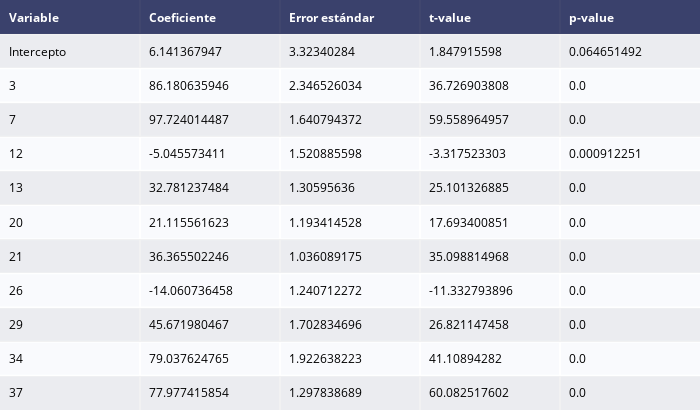

The notebook cell saved with this chart:
### Markdown cell above
# Parte 3: Regresión lineal múltiple con todas las variables

### Code cell
datos = datos[['Variable 3','Variable 7','Variable 12','Variable 13','Variable 20','Variable 21','Variable 26',
               'Variable 29','Variable 34','Variable 37', 'Out 1']]
X = datos.drop(columns=["Out 1"])
y = datos['Out 1']
X = X.values
X_sm = sm.add_constant(X)
model = sm.OLS(y, X_sm).fit()


# Tabla con coeficientes y estadísticos
summary_df = pd.DataFrame({
    'Variable': ['Intercepto', '3', '7', '12', '13', '20', '21','26','29','34','37'],
    'Coeficiente': model.params,
    'Error estándar': model.bse,
    't-value': model.tvalues,
    'p-value': model.pvalues
})
print(summary_df)

# Mostrar en formato tabla interactiva
import plotly.figure_factory as ff
fig_table = ff.create_table(summary_df.round(9))
fig_table.update_layout(width=700)
fig_table.show()

### Figure 1 — Plotly figure (JSON) as saved in the notebook; plotly's stock layout.template omitted (floating-point values rounded to 4 significant figures)
{"data": [{"colorscale": [[0, "#00083e"], [0.5, "#ededee"], [1, "#ffffff"]], "hoverinfo": "none", "opacity": 0.75, "showscale": false, "type": "heatmap", "z": [[0, 0, 0, 0, 0], [0.5, 0.5, 0.5, 0.5, 0.5], [1, 1, 1, 1, 1], [0.5, 0.5, 0.5, 0.5, 0.5], [1, 1, 1, 1, 1], [0.5, 0.5, 0.5, 0.5, 0.5], [1, 1, 1, 1, 1], [0.5, 0.5, 0.5, 0.5, 0.5], [1, 1, 1, 1, 1], [0.5, 0.5, 0.5, 0.5, 0.5], [1, 1, 1, 1, 1], [0.5, 0.5, 0.5, 0.5, 0.5]]}], "layout": {"annotations": [{"align": "left", "font": {"color": "#ffffff"}, "showarrow": false, "text": "<b>Variable</b>", "x": -0.45, "xanchor": "left", "xref": "x", "y": 0, "yref": "y"}, {"align": "left", "font": {"color": "#ffffff"}, "showarrow": false, "text": "<b>Coeficiente</b>", "x": 0.55, "xanchor": "left", "xref": "x", "y": 0, "yref": "y"}, {"align": "left", "font": {"color": "#ffffff"}, "showarrow": false, "text": "<b>Error estándar</b>", "x": 1.55, "xanchor": "left", "xref": "x", "y": 0, "yref": "y"}, {"align": "left", "font": {"color": "#ffffff"}, "showarrow": false, "text": "<b>t-value</b>", "x": 2.55, "xanchor": "left", "xref": "x", "y": 0, "yref": "y"}, {"align": "left", "font": {"color": "#ffffff"}, "showarrow": false, "text": "<b>p-value</b>", "x": 3.55, "xanchor": "left", "xref": "x", "y": 0, "yref": "y"}, {"align": "left", "font": {"color": "#000000"}, "showarrow": false, "text": "Intercepto", "x": -0.45, "xanchor": "left", "xref": "x", "y": 1, "yref": "y"}, {"align": "left", "font": {"color": "#000000"}, "showarrow": false, "text": "6.141367947", "x": 0.55, "xanchor": "left", "xref": "x", "y": 1, "yref": "y"}, {"align": "left", "font": {"color": "#000000"}, "showarrow": false, "text": "3.32340284", "x": 1.55, "xanchor": "left", "xref": "x", "y": 1, "yref": "y"}, {"align": "left", "font": {"color": "#000000"}, "showarrow": false, "text": "1.847915598", "x": 2.55, "xanchor": "left", "xref": "x", "y": 1, "yref": "y"}, {"align": "left", "font": {"color": "#000000"}, "showarrow": false, "text": "0.064651492", "x": 3.55, "xanchor": "left", "xref": "x", "y": 1, "yref": "y"}, {"align": "left", "font": {"color": "#000000"}, "showarrow": false, "text": "3", "x": -0.45, "xanchor": "left", "xref": "x", "y": 2, "yref": "y"}, {"align": "left", "font": {"color": "#000000"}, "showarrow": false, "text": "86.180635946", "x": 0.55, "xanchor": "left", "xref": "x", "y": 2, "yref": "y"}, {"align": "left", "font": {"color": "#000000"}, "showarrow": false, "text": "2.346526034", "x": 1.55, "xanchor": "left", "xref": "x", "y": 2, "yref": "y"}, {"align": "left", "font": {"color": "#000000"}, "showarrow": false, "text": "36.726903808", "x": 2.55, "xanchor": "left", "xref": "x", "y": 2, "yref": "y"}, {"align": "left", "font": {"color": "#000000"}, "showarrow": false, "text": "0.0", "x": 3.55, "xanchor": "left", "xref": "x", "y": 2, "yref": "y"}, {"align": "left", "font": {"color": "#000000"}, "showarrow": false, "text": "7", "x": -0.45, "xanchor": "left", "xref": "x", "y": 3, "yref": "y"}, {"align": "left", "font": {"color": "#000000"}, "showarrow": false, "text": "97.724014487", "x": 0.55, "xanchor": "left", "xref": "x", "y": 3, "yref": "y"}, {"align": "left", "font": {"color": "#000000"}, "showarrow": false, "text": "1.640794372", "x": 1.55, "xanchor": "left", "xref": "x", "y": 3, "yref": "y"}, {"align": "left", "font": {"color": "#000000"}, "showarrow": false, "text": "59.558964957", "x": 2.55, "xanchor": "left", "xref": "x", "y": 3, "yref": "y"}, {"align": "left", "font": {"color": "#000000"}, "showarrow": false, "text": "0.0", "x": 3.55, "xanchor": "left", "xref": "x", "y": 3, "yref": "y"}, {"align": "left", "font": {"color": "#000000"}, "showarrow": false, "text": "12", "x": -0.45, "xanchor": "left", "xref": "x", "y": 4, "yref": "y"}, {"align": "left", "font": {"color": "#000000"}, "showarrow": false, "text": "-5.045573411", "x": 0.55, "xanchor": "left", "xref": "x", "y": 4, "yref": "y"}, {"align": "left", "font": {"color": "#000000"}, "showarrow": false, "text": "1.520885598", "x": 1.55, "xanchor": "left", "xref": "x", "y": 4, "yref": "y"}, {"align": "left", "font": {"color": "#000000"}, "showarrow": false, "text": "-3.317523303", "x": 2.55, "xanchor": "left", "xref": "x", "y": 4, "yref": "y"}, {"align": "left", "font": {"color": "#000000"}, "showarrow": false, "text": "0.000912251", "x": 3.55, "xanchor": "left", "xref": "x", "y": 4, "yref": "y"}, {"align": "left", "font": {"color": "#000000"}, "showarrow": false, "text": "13", "x": -0.45, "xanchor": "left", "xref": "x", "y": 5, "yref": "y"}, {"align": "left", "font": {"color": "#000000"}, "showarrow": false, "text": "32.781237484", "x": 0.55, "xanchor": "left", "xref": "x", "y": 5, "yref": "y"}, {"align": "left", "font": {"color": "#000000"}, "showarrow": false, "text": "1.30595636", "x": 1.55, "xanchor": "left", "xref": "x", "y": 5, "yref": "y"}, {"align": "left", "font": {"color": "#000000"}, "showarrow": false, "text": "25.101326885", "x": 2.55, "xanchor": "left", "xref": "x", "y": 5, "yref": "y"}, {"align": "left", "font": {"color": "#000000"}, "showarrow": false, "text": "0.0", "x": 3.55, "xanchor": "left", "xref": "x", "y": 5, "yref": "y"}, {"align": "left", "font": {"color": "#000000"}, "showarrow": false, "text": "20", "x": -0.45, "xanchor": "left", "xref": "x", "y": 6, "yref": "y"}, {"align": "left", "font": {"color": "#000000"}, "showarrow": false, "text": "21.115561623", "x": 0.55, "xanchor": "left", "xref": "x", "y": 6, "yref": "y"}, {"align": "left", "font": {"color": "#000000"}, "showarrow": false, "text": "1.193414528", "x": 1.55, "xanchor": "left", "xref": "x", "y": 6, "yref": "y"}, {"align": "left", "font": {"color": "#000000"}, "showarrow": false, "text": "17.693400851", "x": 2.55, "xanchor": "left", "xref": "x", "y": 6, "yref": "y"}, {"align": "left", "font": {"color": "#000000"}, "showarrow": false, "text": "0.0", "x": 3.55, "xanchor": "left", "xref": "x", "y": 6, "yref": "y"}, {"align": "left", "font": {"color": "#000000"}, "showarrow": false, "text": "21", "x": -0.45, "xanchor": "left", "xref": "x", "y": 7, "yref": "y"}, {"align": "left", "font": {"color": "#000000"}, "showarrow": false, "text": "36.365502246", "x": 0.55, "xanchor": "left", "xref": "x", "y": 7, "yref": "y"}, {"align": "left", "font": {"color": "#000000"}, "showarrow": false, "text": "1.036089175", "x": 1.55, "xanchor": "left", "xref": "x", "y": 7, "yref": "y"}, {"align": "left", "font": {"color": "#000000"}, "showarrow": false, "text": "35.098814968", "x": 2.55, "xanchor": "left", "xref": "x", "y": 7, "yref": "y"}, {"align": "left", "font": {"color": "#000000"}, "showarrow": false, "text": "0.0", "x": 3.55, "xanchor": "left", "xref": "x", "y": 7, "yref": "y"}, {"align": "left", "font": {"color": "#000000"}, "showarrow": false, "text": "26", "x": -0.45, "xanchor": "left", "xref": "x", "y": 8, "yref": "y"}, {"align": "left", "font": {"color": "#000000"}, "showarrow": false, "text": "-14.060736458", "x": 0.55, "xanchor": "left", "xref": "x", "y": 8, "yref": "y"}, {"align": "left", "font": {"color": "#000000"}, "showarrow": false, "text": "1.240712272", "x": 1.55, "xanchor": "left", "xref": "x", "y": 8, "yref": "y"}, {"align": "left", "font": {"color": "#000000"}, "showarrow": false, "text": "-11.332793896", "x": 2.55, "xanchor": "left", "xref": "x", "y": 8, "yref": "y"}, {"align": "left", "font": {"color": "#000000"}, "showarrow": false, "text": "0.0", "x": 3.55, "xanchor": "left", "xref": "x", "y": 8, "yref": "y"}, {"align": "left", "font": {"color": "#000000"}, "showarrow": false, "text": "29", "x": -0.45, "xanchor": "left", "xref": "x", "y": 9, "yref": "y"}, {"align": "left", "font": {"color": "#000000"}, "showarrow": false, "text": "45.671980467", "x": 0.55, "xanchor": "left", "xref": "x", "y": 9, "yref": "y"}, {"align": "left", "font": {"color": "#000000"}, "showarrow": false, "text": "1.702834696", "x": 1.55, "xanchor": "left", "xref": "x", "y": 9, "yref": "y"}, {"align": "left", "font": {"color": "#000000"}, "showarrow": false, "text": "26.821147458", "x": 2.55, "xanchor": "left", "xref": "x", "y": 9, "yref": "y"}, {"align": "left", "font": {"color": "#000000"}, "showarrow": false, "text": "0.0", "x": 3.55, "xanchor": "left", "xref": "x", "y": 9, "yref": "y"}, {"align": "left", "font": {"color": "#000000"}, "showarrow": false, "text": "34", "x": -0.45, "xanchor": "left", "xref": "x", "y": 10, "yref": "y"}, {"align": "left", "font": {"color": "#000000"}, "showarrow": false, "text": "79.037624765", "x": 0.55, "xanchor": "left", "xref": "x", "y": 10, "yref": "y"}, {"align": "left", "font": {"color": "#000000"}, "showarrow": false, "text": "1.922638223", "x": 1.55, "xanchor": "left", "xref": "x", "y": 10, "yref": "y"}, {"align": "left", "font": {"color": "#000000"}, "showarrow": false, "text": "41.10894282", "x": 2.55, "xanchor": "left", "xref": "x", "y": 10, "yref": "y"}, {"align": "left", "font": {"color": "#000000"}, "showarrow": false, "text": "0.0", "x": 3.55, "xanchor": "left", "xref": "x", "y": 10, "yref": "y"}, {"align": "left", "font": {"color": "#000000"}, "showarrow": false, "text": "37", "x": -0.45, "xanchor": "left", "xref": "x", "y": 11, "yref": "y"}, {"align": "left", "font": {"color": "#000000"}, "showarrow": false, "text": "77.977415854", "x": 0.55, "xanchor": "left", "xref": "x", "y": 11, "yref": "y"}, {"align": "left", "font": {"color": "#000000"}, "showarrow": false, "text": "1.297838689", "x": 1.55, "xanchor": "left", "xref": "x", "y": 11, "yref": "y"}, {"align": "left", "font": {"color": "#000000"}, "showarrow": false, "text": "60.082517602", "x": 2.55, "xanchor": "left", "xref": "x", "y": 11, "yref": "y"}, {"align": "left", "font": {"color": "#000000"}, "showarrow": false, "text": "0.0", "x": 3.55, "xanchor": "left", "xref": "x", "y": 11, "yref": "y"}], "height": 410, "margin": {"b": 0, "l": 0, "r": 0, "t": 0}, "width": 700, "xaxis": {"dtick": 1, "gridwidth": 2, "showticklabels": false, "tick0": -0.5, "ticks": "", "zeroline": false}, "yaxis": {"autorange": "reversed", "dtick": 1, "gridwidth": 2, "showticklabels": false, "tick0": 0.5, "ticks": "", "zeroline": false}}}
